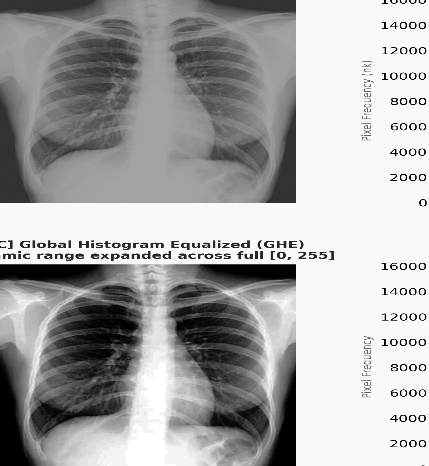
%> input picture Experiment_13/MATLAB/images/Chest_Xray.png, 429 x 466 px
$ octave --eval "result = task_13_3_directional_anisotropy;"   (GNU Octave 9; MATLAB toolbox functions it lacks are replaced by stand-ins)
%> lines starting %> are read from the running program, lines starting %| are printed output that depends on the picture
%% Task 13.3: Directional Anisotropy Analysis on Chest X-Ray
% Experiment 13: Texture Feature Extraction from Medical Images Using GLCM
% Author: Muhammad Ikrama (Reg ID: 60140)

function results = task_13_3_directional_anisotropy()
    fprintf('================================================================================\n');
    fprintf('TASK 13.3: DIRECTIONAL ANISOTROPY ANALYSIS ON CHEST X-RAY (MATLAB)\n');
    fprintf('================================================================================\n');

    xray = imread(fullfile('..', 'Inputs', 'images', 'Chest_Xray.png'));
%> xray is the input picture: size 466x429x3 uint8; min 0, max 255, mean 168.1
    if size(xray, 3) == 3; xray = rgb2gray(xray); end

    % Extract 64x64 ROIs
    roiRib = xray(141:204, 81:144);
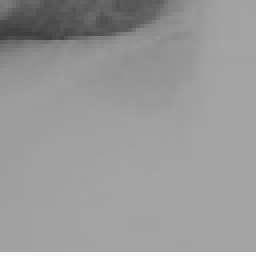
%> roiRib: size 64x64 uint8 (shown 4 times larger); min 62, max 249, mean 153
    roiLung = xray(261:324, 281:344);
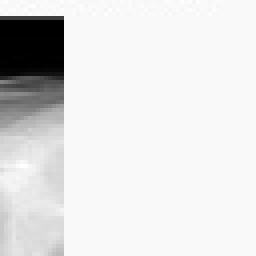
%> roiLung: size 64x64 uint8 (shown 4 times larger); min 0, max 255, mean 225.2

    % Offsets for 0 deg and 90 deg at d=1
    offset0 = [0 1];
    offset90 = [-1 0];

    % Rib GLCM
    glcmRib0 = graycomatrix(roiRib, 'NumLevels', 16, 'GrayLimits', [0 255], 'Offset', offset0, 'Symmetric', true);
    glcmRib90 = graycomatrix(roiRib, 'NumLevels', 16, 'GrayLimits', [0 255], 'Offset', offset90, 'Symmetric', true);
    sRib0 = graycoprops(glcmRib0, {'Contrast', 'Homogeneity', 'Correlation'});
%> sRib0 = {Contrast 0.0479, Correlation 0.991, Homogeneity 0.976}
    sRib90 = graycoprops(glcmRib90, {'Contrast', 'Homogeneity', 'Correlation'});
%> sRib90 = {Contrast 0.517, Correlation 0.888, Homogeneity 0.948}

    % Lung GLCM
    glcmLung0 = graycomatrix(roiLung, 'NumLevels', 16, 'GrayLimits', [0 255], 'Offset', offset0, 'Symmetric', true);
    glcmLung90 = graycomatrix(roiLung, 'NumLevels', 16, 'GrayLimits', [0 255], 'Offset', offset90, 'Symmetric', true);
    sLung0 = graycoprops(glcmLung0, {'Contrast', 'Homogeneity', 'Correlation'});
%> sLung0 = {Contrast 1.08, Correlation 0.962, Homogeneity 0.971}
    sLung90 = graycoprops(glcmLung90, {'Contrast', 'Homogeneity', 'Correlation'});
%> sLung90 = {Contrast 0.773, Correlation 0.973, Homogeneity 0.954}

    ratioRib = sRib90.Contrast / sRib0.Contrast;
%> ratioRib = 10.8
    ratioLung = sLung90.Contrast / sLung0.Contrast;
%> ratioLung = 0.715

    fprintf('%-38s | %-8s | %-9s | %-9s | %-8s\n', 'Anatomical ROI', 'Angle', 'Contrast', 'Homogen.', 'Correl.');
    fprintf('---------------------------------------------------------------------------\n');
    fprintf('%-38s | %-8s | %-9.4f | %-9.4f | %-8.4f\n', 'Posterior Ribs ROI (Directional Bone)', '0 deg', sRib0.Contrast, sRib0.Homogeneity, sRib0.Correlation);
%| Posterior Ribs ROI (Directional Bone)  | 0 deg    | 0.0479    | 0.9761    | 0.9908
    fprintf('%-38s | %-8s | %-9.4f | %-9.4f | %-8.4f\n', 'Posterior Ribs ROI (Directional Bone)', '90 deg', sRib90.Contrast, sRib90.Homogeneity, sRib90.Correlation);
%| Posterior Ribs ROI (Directional Bone)  | 90 deg   | 0.5171    | 0.9475    | 0.8876
    fprintf('  --> Directional Anisotropy Ratio (C90 / C0): %.2fx\n\n', ratioRib);
%|   --> Directional Anisotropy Ratio (C90 / C0): 10.80x

    fprintf('%-38s | %-8s | %-9.4f | %-9.4f | %-8.4f\n', 'Lung Parenchyma ROI (Isotropic Tissue)', '0 deg', sLung0.Contrast, sLung0.Homogeneity, sLung0.Correlation);
%| Lung Parenchyma ROI (Isotropic Tissue) | 0 deg    | 1.0806    | 0.9713    | 0.9619
    fprintf('%-38s | %-8s | %-9.4f | %-9.4f | %-8.4f\n', 'Lung Parenchyma ROI (Isotropic Tissue)', '90 deg', sLung90.Contrast, sLung90.Homogeneity, sLung90.Correlation);
%| Lung Parenchyma ROI (Isotropic Tissue) | 90 deg   | 0.7731    | 0.9537    | 0.9735
    fprintf('  --> Directional Anisotropy Ratio (C90 / C0): %.2fx\n', ratioLung);
%|   --> Directional Anisotropy Ratio (C90 / C0): 0.72x

    results = struct('sRib0', sRib0, 'sRib90', sRib90, 'sLung0', sLung0, 'sLung90', sLung90, 'ratioRib', ratioRib, 'ratioLung', ratioLung);
%> results = {ratioRib 10.8, ratioLung 0.715}
    fprintf('>>> Task 13.3 Analysis Complete.\n');
end

$ run again, with Experiment_13/MATLAB/images/Brain_MRI.png copied over Experiment_13/MATLAB/images/Chest_Xray.png
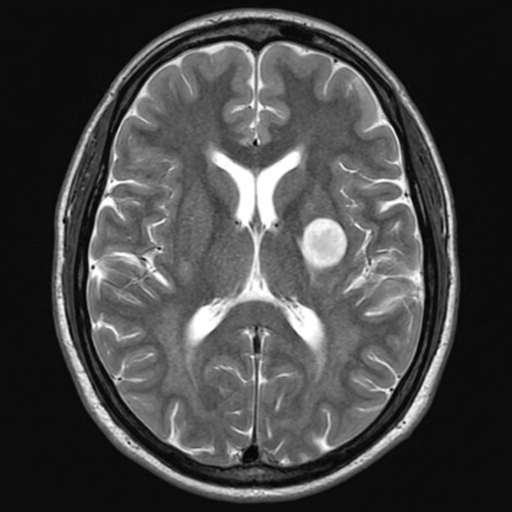
%> input picture Experiment_13/MATLAB/images/Brain_MRI.png, 512 x 512 px
%> in task_13_3_directional_anisotropy, xray is the input picture: size 512x512 uint8; min 0, max 255, mean 69.9
%> in task_13_3_directional_anisotropy, `roiRib = xray(141:204, 81:144);`:
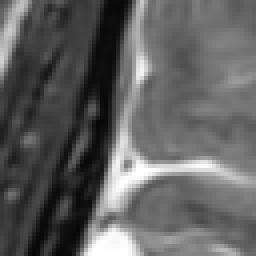
%> roiRib: size 64x64 uint8 (shown 4 times larger); min 6, max 255, mean 96.4
%> in task_13_3_directional_anisotropy, `roiLung = xray(261:324, 281:344);`:
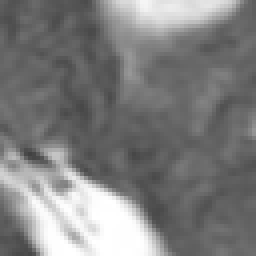
%> roiLung: size 64x64 uint8 (shown 4 times larger); min 65, max 255, mean 126.1
%> sRib0 = {Contrast 1.33, Correlation 0.94, Homogeneity 0.737}
%> sRib90 = {Contrast 0.788, Correlation 0.964, Homogeneity 0.792}
%> sLung0 = {Contrast 0.484, Correlation 0.976, Homogeneity 0.834}
%> sLung90 = {Contrast 0.516, Correlation 0.973, Homogeneity 0.837}
%> ratioRib = 0.593
%> ratioLung = 1.07
%| Posterior Ribs ROI (Directional Bone)  | 0 deg    | 1.3296    | 0.7371    | 0.9396
%| Posterior Ribs ROI (Directional Bone)  | 90 deg   | 0.7879    | 0.7919    | 0.9636
%|   --> Directional Anisotropy Ratio (C90 / C0): 0.59x
%| Lung Parenchyma ROI (Isotropic Tissue) | 0 deg    | 0.4836    | 0.8341    | 0.9755
%| Lung Parenchyma ROI (Isotropic Tissue) | 90 deg   | 0.5159    | 0.8371    | 0.9730
%|   --> Directional Anisotropy Ratio (C90 / C0): 1.07x
%> results = {ratioRib 0.593, ratioLung 1.07}
